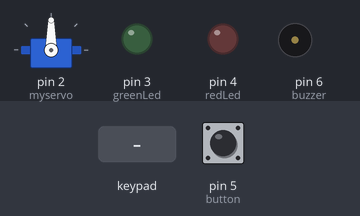
Bench run of a sketch on a simulated Arduino Uno, built with avr-gcc and run on an emulated ATmega328P. On the bench: servo, output pins drawn as LEDs (lit = HIGH), buzzer (waves = sounding). The test bench sets the inputs (shaded band); at power-on: pin 5 (button) LOW. Random numbers use the default seed unless the sketch sets one.

Above: at 1.2 s.
1.3 s: keypad keys 0 0 0 0 0 0 pressed 0.4 s apart
At 4.3 s:
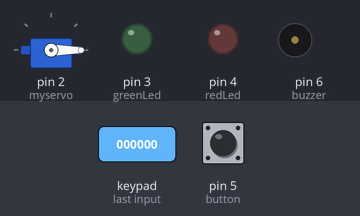
5.2 s: pin 5 (button) pulled HIGH for 0.15 s
At 5.9 s:
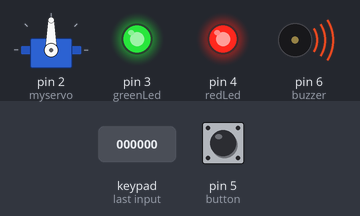
7.5 s: keypad keys 0 0 0 0 0 0 # pressed 0.4 s apart
At 9.9 s:
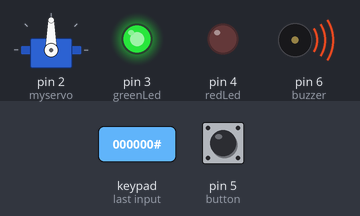
11.8 s: key '*' pressed
At 13.2 s:
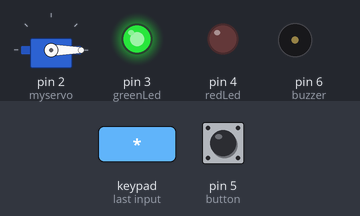
Timing chart, 0 to 14.8 s (numbered marks = the images above; inputs shaded):
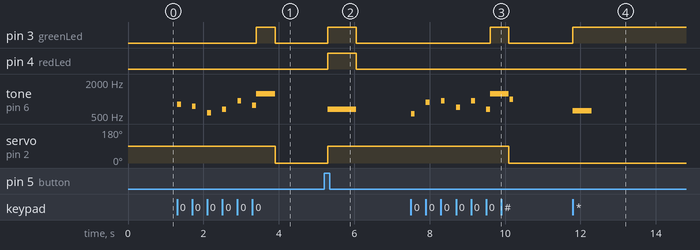

Measured:
- after the input at 1.3 s, pin 3 (greenLed): LOW → HIGH after 2.1 s, → LOW 0.50 s later; tone on pin 6 (buzzer): plays 807 Hz for 0.10 s, 749 Hz for 0.10 s, 573 Hz for 0.10 s, 658 Hz for 0.10 s, 930 Hz for 0.10 s, 772 Hz for 0.10 s … (7 notes in this stretch), starting at once; servo on pin 2 (myservo): 90° → 0° after 2.6 s
- after the input at 5.2 s, pin 3 (greenLed), pin 4 (redLed): LOW → HIGH after 0.10 s, → LOW 0.75 s later; tone on pin 6 (buzzer): silent → 659 Hz after 0.10 s, → silent 0.75 s later; servo on pin 2 (myservo): 0° → 90° after 0.10 s
- after the input at 7.5 s, pin 3 (greenLed): LOW → HIGH after 2.1 s, → LOW 0.50 s later; tone on pin 6 (buzzer): plays 544 Hz for 0.10 s, 878 Hz for 0.10 s, 923 Hz for 0.10 s, 709 Hz for 0.10 s, 940 Hz for 0.10 s, 665 Hz for 0.10 s … (8 notes in this stretch), starting at once; servo on pin 2 (myservo): 90° → 0° after 2.6 s
- after the input at 11.8 s, pin 3 (greenLed): LOW → HIGH at once; tone on pin 6 (buzzer): silent → 622 Hz at once, → silent 0.50 s later

The sketch:

LockMechanism.ino
```cpp
#include <Servo.h>
#include <Keypad.h>

int redLed = 4;
int greenLed = 3;
int buzzer = 6;
int button = 5;

const byte ROWS = 4;
const byte COLS = 3;
Servo myservo;  // create servo object to control a servo
// twelve servo objects can be created on most boards

int pos = 0;    // variable to store the servo position

char hexaKeys[ROWS][COLS] = {
  {'1', '2', '3'},
  {'4', '5', '6'},
  {'7', '8', '9'},
  {'*', '0', '#'}
};

byte rowPins[ROWS] = {13, 12, 11, 10};
byte colPins[COLS] = {9, 8, 7};

Keypad customKeypad = Keypad(makeKeymap(hexaKeys), rowPins, colPins, ROWS, COLS);

bool locked = true;
char correctCombination[6] = {'0', '0', '0', '0', '0', '0'};
char combination[6] = {' ', ' ',' ', ' ',' ', ' '};
int index = 0;

int currentButton = 0;
int prevButton = 0;

void setup() {
  Serial.begin(9600);
  myservo.attach(2);  // attaches the servo on pin 9 to the servo object
  pinMode(redLed, OUTPUT);
  pinMode(greenLed, OUTPUT);
  pinMode(buzzer, OUTPUT);
  myservo.write(90);
}

void loop() {
  if(!locked){
    currentButton = digitalRead(button);
    if(currentButton != prevButton && prevButton == 0){
      delay(100);
      lock();
    }
    prevButton = currentButton;
  }
  char customKey = customKeypad.getKey();

  if (customKey){
    if(!locked && customKey == '*'){
      digitalWrite(greenLed, 1);
      tone(buzzer, 622);
      delay(500);
      noTone(buzzer);
      setNewPassword();
      digitalWrite(greenLed, 1);
      tone(buzzer, 622);
      delay(100);
      tone(buzzer, 726);
      delay(500);
      noTone(buzzer);
      digitalWrite(greenLed, 0);
      delay(50);
    }
    else{
      combination[index] = customKey;
      tone(buzzer, random(500, 1000));
      delay(100);
      noTone(buzzer);
      index++;
    }
  }

  if(index >= 6) {
    if(checkCombination()){
      tone(buzzer, 1244);
      digitalWrite(greenLed, 1);
      delay(500);
      noTone(buzzer);
      digitalWrite(greenLed, 0);
      unlock();
    }
    else{
      tone(buzzer, 155);
      digitalWrite(redLed, 1);
      delay(500);
      noTone(buzzer);
      digitalWrite(redLed, 0);
    }

    resetCombination();
  }
}
bool checkCombination(){
  for(int i = 0; i < 6; i++){
    if(combination[i] != correctCombination[i]){
      return false;
    }
  }
  return true;
}

void resetCombination(){
   for(int i = 0; i < 6; i++){
    combination[i] = ' ';
  }
  index = 0;
}

void unlock(){
  myservo.write(0);
  locked = false;
}

void lock(){
  myservo.write(90);
  tone(buzzer, 659);
  digitalWrite(greenLed, 1);
  digitalWrite(redLed, 1);
  delay(750);
  digitalWrite(greenLed, 0);
  digitalWrite(redLed, 0);
  noTone(buzzer);
  locked = true;
}

void setNewPassword(){
  int currentIndex = 0;
  while(currentIndex < 6){
    char customKey = customKeypad.getKey();

    if (customKey){
      correctCombination[currentIndex] = customKey;
      tone(buzzer, random(500, 1000));
      delay(100);
      noTone(buzzer);
      currentIndex++;
    }
  }
}
```
